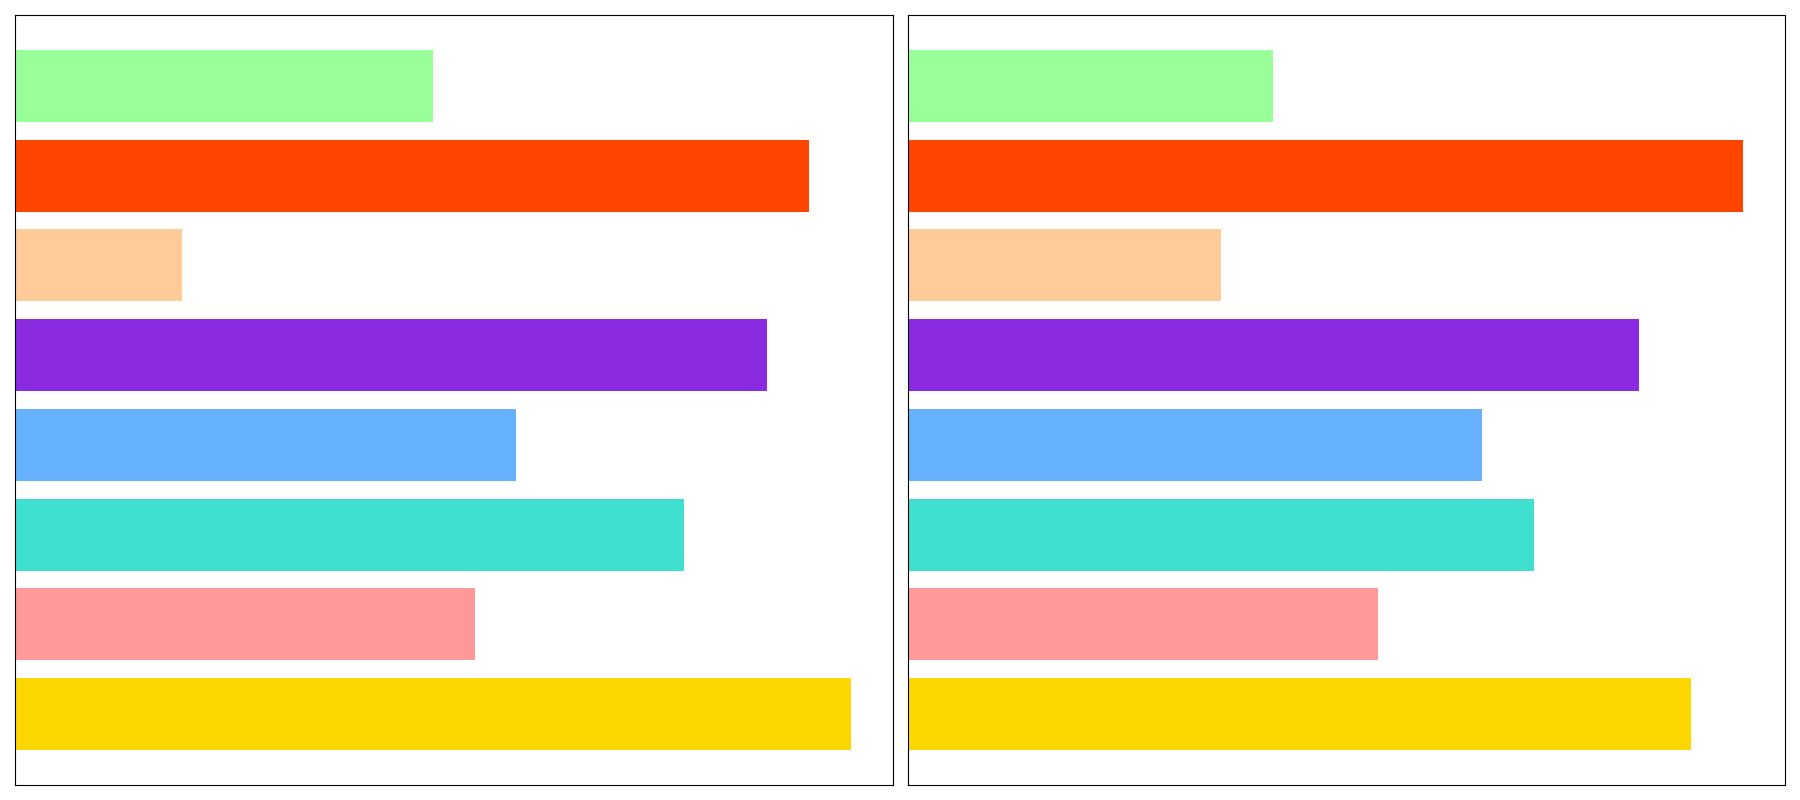

Recreate this plot in Python.
import matplotlib.pyplot as plt

appliances = [
    'Refrigerator', 
    'Washing Machine', 
    'Dryer', 
    'Dishwasher', 
    'Oven', 
    'Microwave', 
    'Lighting', 
    'Television'
]
energy_consumption = [500, 275, 400, 300, 450, 100, 475, 250]
cost_saving = [75, 45, 60, 55, 70, 30, 80, 35]
colors = ['#FFD700', '#FF9999', '#40E0D0', '#66B2FF', '#8A2BE2', '#FFCC99', '#FF4500', '#99FF99']

fig, (ax1, ax2) = plt.subplots(1, 2, figsize=(18, 8))

ax1.barh(appliances, energy_consumption, color=colors)
ax2.barh(appliances, cost_saving, color=colors)

ax1.set(xticks=[], yticks=[])  # Remove axis ticks
ax2.set(xticks=[], yticks=[])  # Remove axis ticks

plt.tight_layout()
plt.show()
